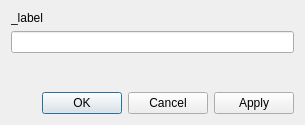
<?xml version="1.0" encoding="UTF-8"?>
<ui version="4.0">
 <class>LayoutViewFunctionDialog</class>
 <widget class="QDialog" name="LayoutViewFunctionDialog">
  <property name="geometry">
   <rect>
    <x>0</x>
    <y>0</y>
    <width>305</width>
    <height>125</height>
   </rect>
  </property>
  <property name="windowTitle">
   <string>Adjust Cell Origin</string>
  </property>
  <layout class="QVBoxLayout" name="verticalLayout">
   <item>
    <widget class="QLabel" name="label">
     <property name="text">
      <string>_label</string>
     </property>
    </widget>
   </item>
   <item>
    <widget class="QLineEdit" name="edit"/>
   </item>
   <item>
    <spacer name="verticalSpacer">
     <property name="orientation">
      <enum>Qt::Vertical</enum>
     </property>
     <property name="sizeHint" stdset="0">
      <size>
       <width>20</width>
       <height>19</height>
      </size>
     </property>
    </spacer>
   </item>
   <item>
    <widget class="QDialogButtonBox" name="buttonBox">
     <property name="standardButtons">
      <set>QDialogButtonBox::Apply|QDialogButtonBox::Cancel|QDialogButtonBox::Ok</set>
     </property>
    </widget>
   </item>
  </layout>
 </widget>
 <resources/>
 <connections>
  <connection>
   <sender>edit</sender>
   <signal>returnPressed()</signal>
   <receiver>LayoutViewFunctionDialog</receiver>
   <slot>accept()</slot>
   <hints>
    <hint type="sourcelabel">
     <x>152</x>
     <y>44</y>
    </hint>
    <hint type="destinationlabel">
     <x>152</x>
     <y>62</y>
    </hint>
   </hints>
  </connection>
  <connection>
   <sender>buttonBox</sender>
   <signal>accepted()</signal>
   <receiver>LayoutViewFunctionDialog</receiver>
   <slot>accept()</slot>
   <hints>
    <hint type="sourcelabel">
     <x>152</x>
     <y>103</y>
    </hint>
    <hint type="destinationlabel">
     <x>152</x>
     <y>62</y>
    </hint>
   </hints>
  </connection>
  <connection>
   <sender>buttonBox</sender>
   <signal>rejected()</signal>
   <receiver>LayoutViewFunctionDialog</receiver>
   <slot>reject()</slot>
   <hints>
    <hint type="sourcelabel">
     <x>152</x>
     <y>103</y>
    </hint>
    <hint type="destinationlabel">
     <x>152</x>
     <y>62</y>
    </hint>
   </hints>
  </connection>
 </connections>
</ui>
